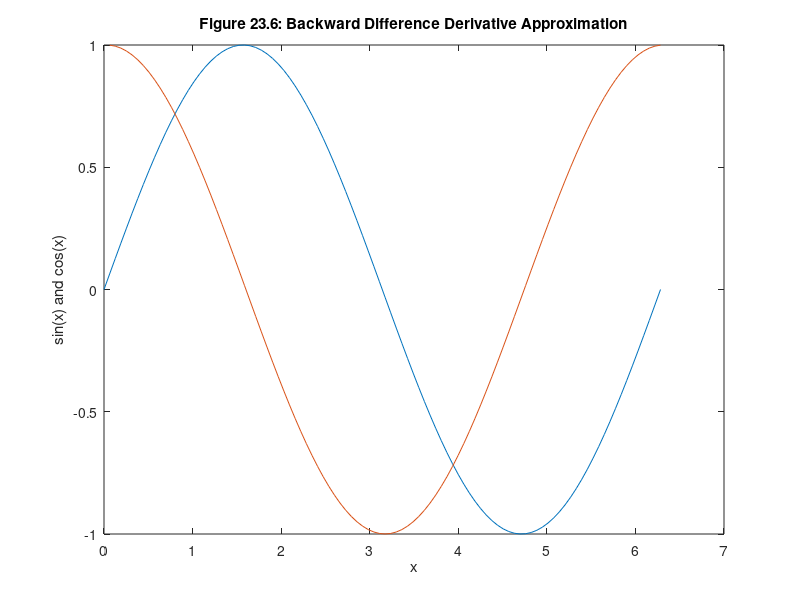

The MATLAB script that drew this image:
x = linspace(0,2*pi);
y = sin(x);
dy = diff(y)/(x(2)-x(1)); 
xd = x(2:end);
plot(x,y,xd,dy)
xlabel('x'), ylabel('sin(x) and cos(x)')
title('Figure 23.6: Backward Difference Derivative Approximation')
